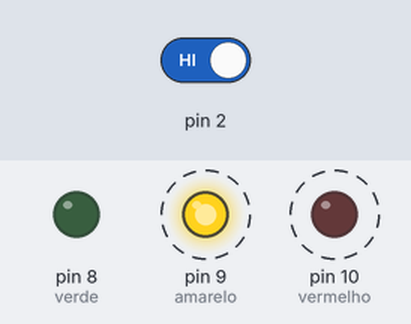
Bench run of a sketch on a simulated Arduino Uno, built with avr-gcc and run on an emulated ATmega328P. Shown: output pins drawn as LEDs (lit = HIGH). Dashed ring = blinking. The inputs (shaded band) are chosen by the test bench; at power-on: pin 2 HIGH.

Above: at 4.8 s.
4.9 s: pin 2 driven LOW
At 5.4 s:
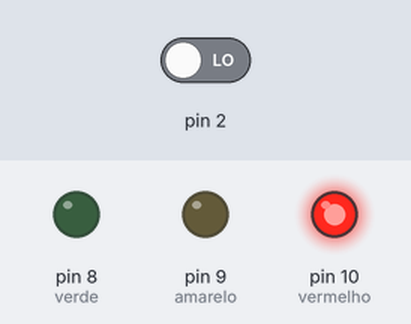
At 7.2 s:
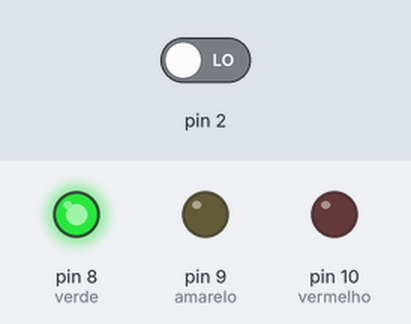
7.6 s: pin 2 driven HIGH
At 8.8 s:
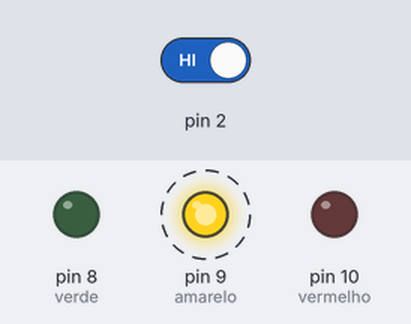
Timing chart, 0 to 19.6 s (numbered marks = the images above; inputs shaded):
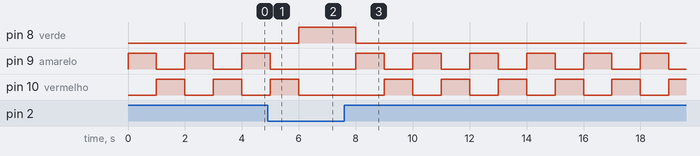

The sketch:

semaforo.ino
```cpp
int verde= 8;
int amarelo= 9;
int vermelho= 10;
void setup() {
  // put your setup code here, to run once:
pinMode(verde, OUTPUT);
pinMode(amarelo, OUTPUT);
pinMode(vermelho, OUTPUT);
pinMode(2, INPUT);
}

void loop() {
  // put your main code here, to run repeatedly:
bool botao= digitalRead(2);
if (botao== LOW) {
  digitalWrite(verde, HIGH);
  digitalWrite(amarelo, LOW);
  digitalWrite(vermelho, LOW);
  delay(1000);
}
if (botao== HIGH) {
  digitalWrite(verde, LOW);
  digitalWrite(amarelo, HIGH);
  digitalWrite(vermelho, LOW);
  delay(1000);
  digitalWrite(verde, LOW);
  digitalWrite(amarelo, LOW);
  digitalWrite(vermelho, HIGH);
  delay(1000);
}
}
```

Measured:
- after the input at 4.9 s, pin 8 (verde): LOW → HIGH after 1.1 s; pin 9 (amarelo): goes on until 5.0 s, then stays LOW; pin 10 (vermelho): goes on until 6.0 s, then stays LOW
- after the input at 7.6 s, pin 8 (verde): HIGH → LOW after 0.40 s; pin 9 (amarelo): alternates HIGH for 1.0 s and LOW for 1.0 s, starting after 0.40 s; pin 10 (vermelho): alternates HIGH for 1.0 s and LOW for 1.0 s, starting after 1.4 s
- by itself, pin 9 (amarelo), pin 10 (vermelho): alternates HIGH for 1.0 s and LOW for 1.0 s
